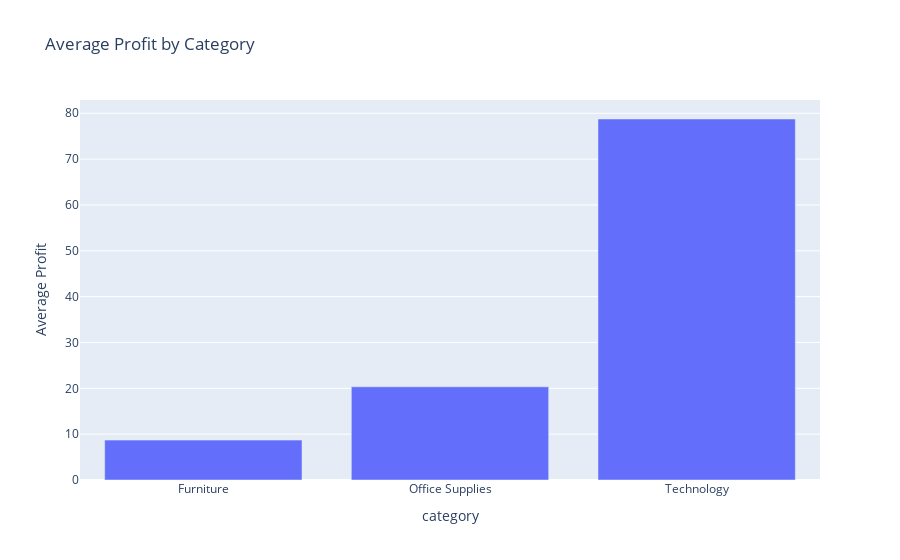

Source (notebook cell):
### Code cell
fig = px.bar(
    profit_by_category,
    x="category",
    y="profit",
    labels={"profit": "Average Profit"},
    title="Average Profit by Category"
)
fig.show()

### Figure 1 — Plotly figure (JSON) as saved in the notebook; plotly's stock layout.template omitted (floating-point values rounded to 4 significant figures)
{"data": [{"alignmentgroup": "True", "hovertemplate": "category=%{x}<br>Average Profit=%{y}<extra></extra>", "legendgroup": "", "marker": {"color": "#636efa", "pattern": {"shape": ""}}, "name": "", "offsetgroup": "", "orientation": "v", "showlegend": false, "textposition": "auto", "type": "bar", "x": ["Furniture", "Office Supplies", "Technology"], "xaxis": "x", "y": [8.699, 20.33, 78.75], "yaxis": "y"}], "layout": {"autosize": true, "barmode": "relative", "legend": {"tracegroupgap": 0}, "title": {"text": "Average Profit by Category"}, "xaxis": {"anchor": "y", "autorange": true, "domain": [0, 1], "range": [-0.5, 2.5], "title": {"text": "category"}, "type": "category"}, "yaxis": {"anchor": "x", "autorange": true, "domain": [0, 1], "range": [0, 82.9], "title": {"text": "Average Profit"}, "type": "linear"}}}
